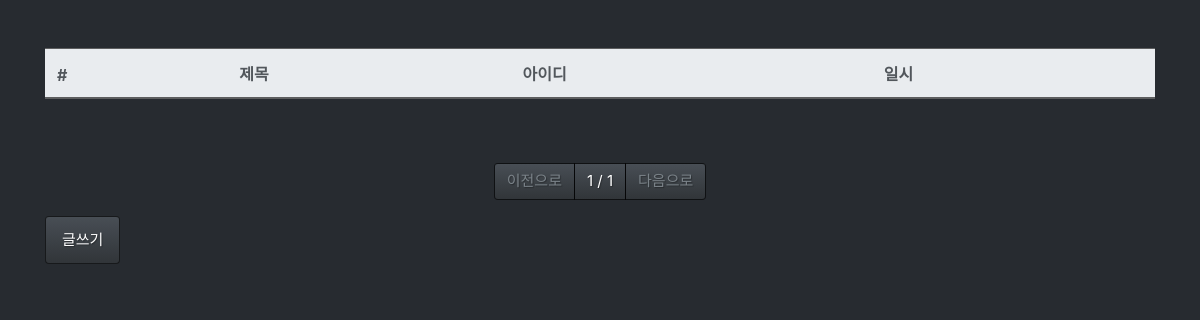
Before: /board/list/ with the older database file.
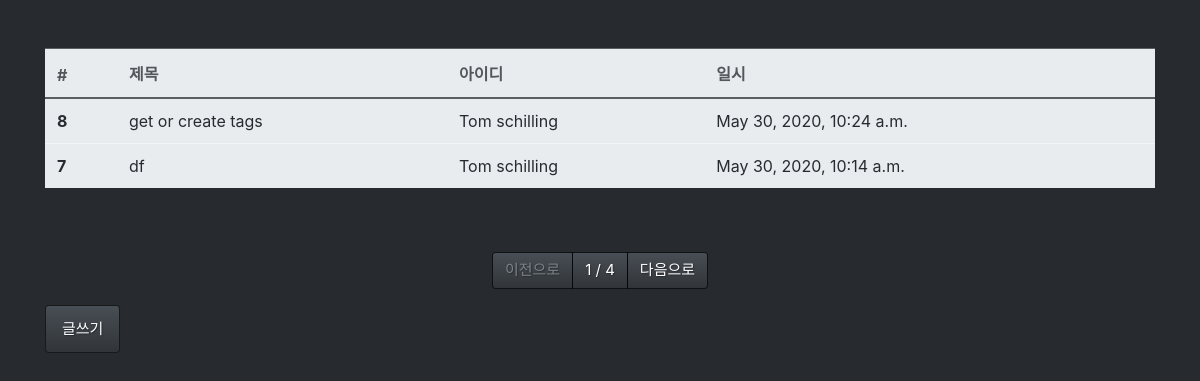
After: the same page with the newer database file.
### board/models.py (models this page shows, shortened)
class Board(models.Model):
  title = models.CharField(max_length=128, verbose_name='제목')
  contents = models.TextField(max_length=128, verbose_name='내용')
  writer = models.ForeignKey('fcuser.Fcuser', on_delete=models.CASCADE, verbose_name='작성자')
  tags = models.ManyToManyField('tag.Tag', verbose_name='태그')
  registered_dttm = models.DateTimeField(auto_now_add=True, verbose_name='등록시간')
  class Meta:
    db_table = 'fastcampus_board'
    verbose_name = '패스트캠퍼스 게시글'
    verbose_name_plural = '패스트캠퍼스 게시글'

### fcuser/models.py (models this page shows)
class Fcuser(models.Model):
  username = models.CharField(max_length=64, verbose_name='사용자명')
  useremail = models.EmailField(max_length=128, verbose_name='사용자이메일')
  password = models.CharField(max_length=64, verbose_name='비밀번호')
  registered_dttm = models.DateTimeField(auto_now_add=True, verbose_name='등록시간')
  def __str__(self):               # String for representing the Fcuser object
    return self.username
  class Meta:
    db_table = 'fastcampus_fcuser'
    verbose_name = '패스트캠퍼스 사용자'
    verbose_name_plural = '패스트캠퍼스 사용자'

### board/views.py (the view)
# urls.py: path('list/', views.board_list),
def board_list(request):
  all_boards = Board.objects.all().order_by('-id')      # all() : bring all contents, ('-id'): desc order
  page = int(request.GET.get('p', 1))
  paginator = Paginator(all_boards, 2)
  boards = paginator.get_page(page)
  return render(request, 'board_list.html', {'boards': boards})

### board/templates/board_list.html (shortened to what this page needs)
{% extends "base.html" %}
{% block contents %}
<div class="row mt-5">
  <div class="col-12">
    <table class="table table-light">
      <thead class="thead-light">
        <tr>
          <th>#</th>
          <th>제목</th>
          <th>아이디</th>
          <th>일시</th>
        </tr>
      </thead>
      <tbody class="text-dark">
        {% for board in boards %}
        <tr onclick="location.href='/board/detail/{{ board.id }}'">
          <th>{{ board.id }}</th>
          <td>{{ board.title }}</td>
          <td>{{ board.writer }}</td>
          <td>{{ board.registered_dttm }}</td>
        </tr>
        {% endfor %}
      </tbody>
    </table>
  </div>
</div>
<div class="row mt-5">
  <div class="col-12">
    <nav>
      <ul class="pagination justify-content-center">
        {% if boards.has_previous %}
        <li class="page-item">
          <a class="page-link" href="?p={{ boards.previous_page_number }}">이전으로</a>
        </li>
        {% else %}
        <li class="page-item disabled">
          <a class="page-link" href="#">이전으로</a>
        </li>
        {% endif %}
        <li class="page-item" active>
          <a class="page-link" href="#">{{ boards.number}} / {{ boards.paginator.num_pages}}</a>
        </li>
        {% if boards.has_next %}
        <li class="page-item">
          <a class="page-link" href="?p={{ boards.next_page_number }}">다음으로</a>
        </li>
        {% else %}
        <li class="page-item disabled">
          <a class="page-link" href="#">다음으로</a>
        </li>
        {% endif %}
      </ul>
    </nav>
  </div>
</div>
<div class="row">
  <div class="col-12">
    <button class="btn btn-primary" onclick="location.href='/board/write/'">글쓰기</button>
  </div>
</div>
{% endblock %}

### board/templates/base.html (shortened to what this page needs)
<html>
<head>
  <link rel="stylesheet" href="/static/bootstrap.min.css">
</head>
<body>
  <div class="container">
    {% block contents %}
    {% endblock %}
  </div>
</body>
</html>

Changed rows visible on the page:
added Board: id "8", title "get or create tags", writer "Tom schilling", registered_dttm "May 30, 2020, 10:24 a.m."
added Board: id "7", title "df", writer "Tom schilling", registered_dttm "May 30, 2020, 10:14 a.m."
Other visible differences:
{{ boards.paginator.num_pages }}: "1" → "4"
